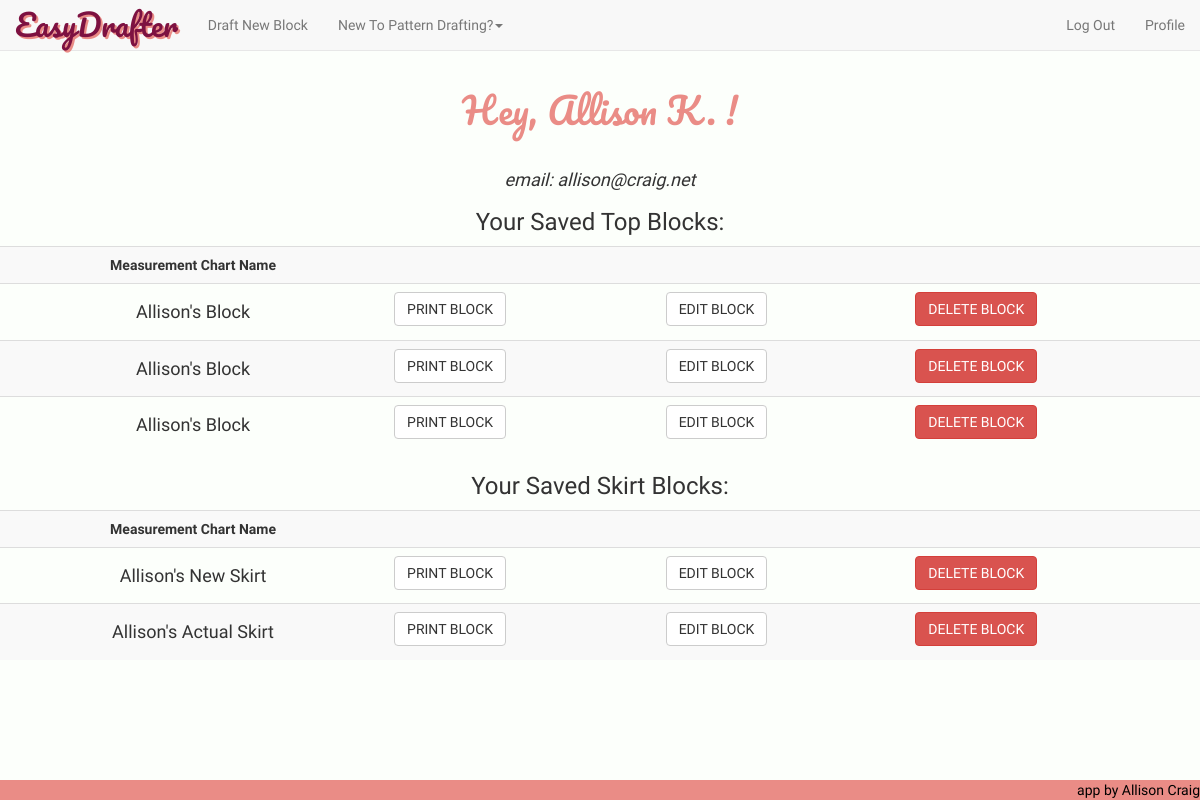
/profile (signed in), run on an earlier commit of the app's database.
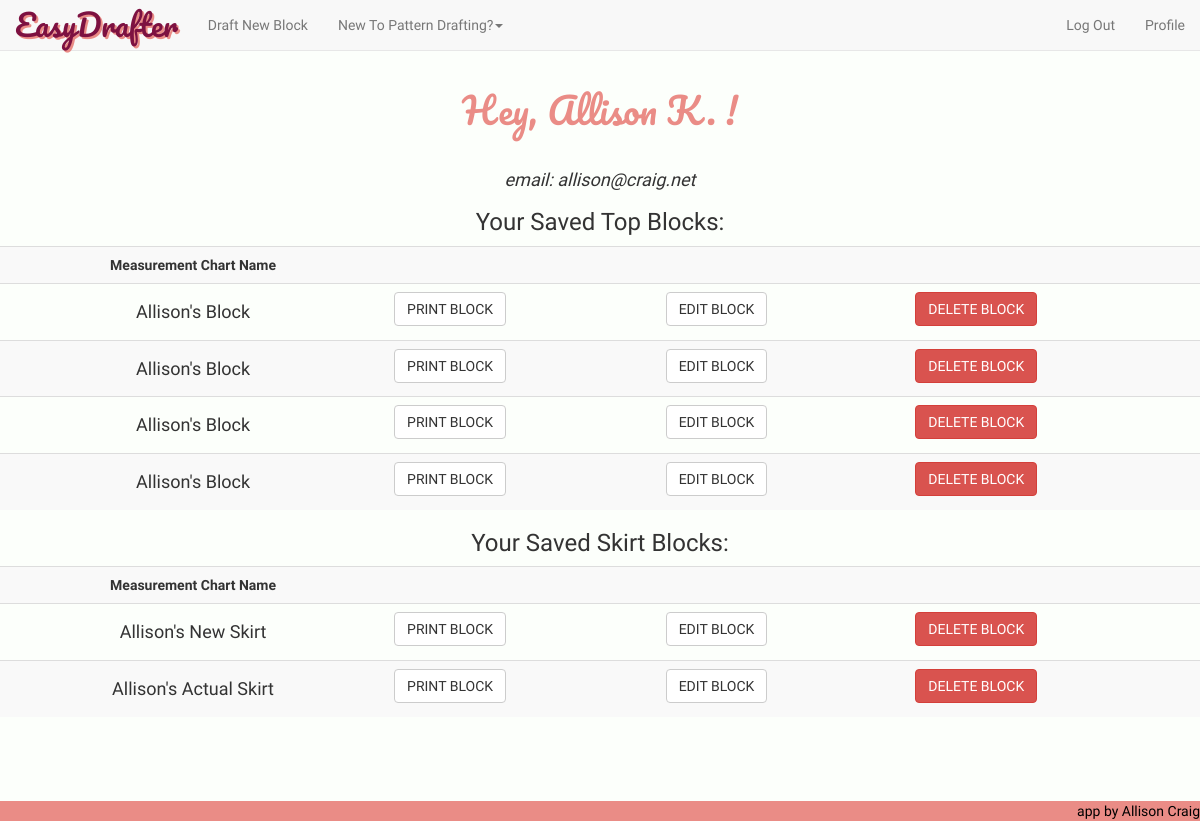
And on a later commit of the database.
### model.py (models this page shows, shortened)
class User(db.Model):
    __tablename__ = "Users"
    user_id = db.Column(db.Integer, autoincrement=True, primary_key=True)
    fb_id = db.Column(db.String(64), unique=True, nullable=True)
    email = db.Column(db.String(64), unique=True, nullable=False)
    password = db.Column(db.String(64), nullable=True)
    fname = db.Column(db.String(15), nullable=False)

class Measurement_Chart_Top(db.Model):
    __tablename__ = "Measurement_Chart_Tops"
    chart_id = db.Column(db.Integer, autoincrement=True, primary_key=True)
    nickname = db.Column(db.Integer, nullable=False)
    user_id = db.Column(db.String(100), db.ForeignKey('Users.user_id'))
    bust = db.Column(db.Integer, nullable=False)
    waist = db.Column(db.Integer, nullable=False)
    full_length = db.Column(db.Integer, nullable=False)
    center_front = db.Column(db.Integer, nullable=False)
    front_shoulder_slope = db.Column(db.Integer, nullable=False)
    strap = db.Column(db.Integer, nullable=False)
    front_across_shoulder = db.Column(db.Integer, nullable=False)
    across_chest = db.Column(db.Integer, nullable=False)
    bust_depth = db.Column(db.Integer, nullable=False)
    shoulder_length = db.Column(db.Integer, nullable=False)
    bust_arc = db.Column(db.Integer, nullable=False)
    bust_span = db.Column(db.Integer, nullable=False)
    waist_arc = db.Column(db.Integer, nullable=False)
    dart_placement = db.Column(db.Integer, nullable=False)
    side_length = db.Column(db.Integer, nullable=False)
    full_length_back = db.Column(db.Integer, nullable=False)
    center_back = db.Column(db.Integer, nullable=False)
    back_shoulder_slope = db.Column(db.Integer, nullable=False)
    across_back = db.Column(db.Integer, nullable=False)
    back_arc = db.Column(db.Integer, nullable=False)
    waist_arc_back = db.Column(db.Integer, nullable=False)
    back_neck = db.Column(db.Integer, nullable=False)
    back_across_shoulder = db.Column(db.Integer, nullable=False)
    back_dart_intake = db.Column(db.Integer, nullable=False)
    user = db.relationship("User",
                           backref=db.backref("Measurement_Chart_Tops"))

class Measurement_Chart_Skirt(db.Model):
    __tablename__ = "Measurement_Chart_Skirts"
    chart_id = db.Column(db.Integer, autoincrement=True, primary_key=True)
    nickname = db.Column(db.Integer, nullable=False)
    user_id = db.Column(db.String(100), db.ForeignKey('Users.user_id'))
    waist = db.Column(db.Integer, nullable=False)
    hip = db.Column(db.Integer, nullable=False)
    center_front_hip_depth = db.Column(db.Integer, nullable=False)
    back_hip_arc = db.Column(db.Integer, nullable=False)
    center_back_hip_depth = db.Column(db.Integer, nullable=False)
    front_hip_arc = db.Column(db.Integer, nullable=False)
    dart_placement = db.Column(db.Integer, nullable=False)
    user = db.relationship("User",
                           backref=db.backref("Measurement_Chart_Skirts"))

### server.py (the view)
@app.route('/profile')
def user_profile_page():
    user_email = session['logged_in_customer_email']
    user = User.query.filter(User.email==user_email).one()
    current_user_id = user.user_id
    saved_blocks_tops = Measurement_Chart_Top.query.filter(Measurement_Chart_Top.user_id==current_user_id).all()
    saved_blocks_skirts = Measurement_Chart_Skirt.query.filter(Measurement_Chart_Skirt.user_id==current_user_id).all()
    return render_template("profile.html", user=user, session=session, savedblockstops=saved_blocks_tops, savedblocksskirts=saved_blocks_skirts)

### server.py (called while the page is built)
@app.before_request
def add_tests():
    g.jasmine_tests = JS_TESTING_MODE

### templates/profile.html (shortened to what this page needs)
{% extends 'base.html' %}
{% block content %}
<center><h1 class='heading-titles'>Hey, {{ user.fname }} !</h1></center>
<br>
<center><i><h4 class="raleway">email: {{ user.email }}</h4></i></center>
{% if savedblockstops %}
<center><h3 class="raleway">Your Saved Top Blocks: </h3></center>
<table class="table table-hover table-striped raleway">
	<th><center>Measurement Chart Name</center></th>
	<th></th>
	<th></th>
	<th></th>
	{% for sblocktop in savedblockstops %}
	<tr class="saved-block">
		<td><center><h4>{{ sblocktop.nickname }}</h4></center></td>
		<td><form action='/print-top/{{sblocktop.chart_id}}'>
			<button class="btn btn-default">PRINT BLOCK</button>
		</form></td>
		<td><form action='/edit-top/{{sblocktop.chart_id}}'>
			<button class="btn btn-default" value="{{ sblocktop.chart_id }}">EDIT BLOCK</button>
		</form></td>
		<td>
			<button class="btn btn-danger delete-btn-top" name='chart-id' value="{{ sblocktop.chart_id }}">DELETE BLOCK</button>
		</td>
	</tr>
	{% endfor %}
</table>
{% endif %}
{% if savedblocksskirts %}
<center><h3 class="raleway">Your Saved Skirt Blocks: </h3></center>
<table class="table table-hover table-striped raleway">
	<th><center>Measurement Chart Name</center></th>
	<th></th>
	<th></th>
	<th></th>
	{% for sblockskirt in savedblocksskirts %}
	<tr class="saved-block">
		<td><center><h4>{{ sblockskirt.nickname }}</h4></center></td>
		<td><form action='/print-skirt/{{sblockskirt.chart_id}}'>
			<button class="btn btn-default">PRINT BLOCK</button>
		</form></td>
		<td><form action='/edit-skirt/{{sblockskirt.chart_id}}'>
			<button class="btn btn-default" value="{{ sblockskirt.chart_id }}">EDIT BLOCK</button>
		</form></td>
		<td>
			<button class="delete-btn-skirt btn btn-danger" name='skirt-id' value="{{ sblockskirt.chart_id }}">DELETE BLOCK</button>
		</td>
	</tr>
	{% endfor %}
</table>
{% endif %}
{% endblock %}

### templates/base.html (shortened to what this page needs)
<!DOCTYPE html>
<html>
<head>
	<link rel='stylesheet' href='/static/css/bootstrap.min.css'>
	<link rel='stylesheet' href='/static/css/style.css'>
</head>
<body>
	<nav class="navbar navbar-default navbar-fixed-top">
		<div class="container-fluid">
			<div class="navbar-header">
				<a class="navbar-brand" id="corner-logo" href="/">EasyDrafter</a>
			</div>
			<div class="collapse navbar-collapse" id="bs-example-navbar-collapse-1">
				<ul class="nav navbar-nav">
				{% if session['current_user_id'] is defined %}
					<li><a href="/choose-block">Draft New Block</a></li>
				{% endif %}
					<li role="presentation" class="dropdown">
						<a class="dropdown-toggle" data-toggle="dropdown" href="#" role="button" aria-haspopup="true" aria-expanded="false">
							New To Pattern Drafting?<span class="caret"></span>
						</a>
					</li>
				</ul>
				<ul class="nav navbar-nav navbar-right">
				{% if session['current_user_id'] is defined %}
					<li><a href="/logout" id="logout">Log Out</a></li>
					<li><a href="/profile" id="profile">Profile</a></li>
				{% else %}
					<li><a href="/login">Log In</a></li>
					<li><a href="/register">Register</a></li>
				{% endif %}
				</ul>
			</div>
		</div>
	</nav>
{% block content %}{% endblock %}
<footer><a href="https://github.com/allisonkcraig" target="blank" id="footer-a">app by Allison Craig</a></footer>
</body>
</html>

### static/css/style.css (style rules this page uses)
.btn { font-family: "Raleway"; }
.heading-titles { font-family: 'Pacifico', cursive; color: #EA8C86; }
#corner-logo { font-family: 'Pacifico', cursive; font-size: 30px; text-decoration: none; text-shadow: 2px 2px #EA8C86; color: #7D1141; }
.navbar { font-family: "Raleway"; }
footer { font-family: "Raleway"; background-color: #EA8C86; position:fixed; left:0px; bottom:0px; height:20px; width:100%; }
#footer-a { text-decoration: none; color: black; float: right; }
.raleway { font-family: "Raleway"; }
body { padding-top: 70px; margin-bottom: 2em; padding-bottom: 4em; background-color: #FCFFFB; }

What changed in the data, as far as the page shows it:
added Measurement_Chart_Top: nickname "Allison's Block", {{ sblocktop.chart_id }} 15 (drawn)
